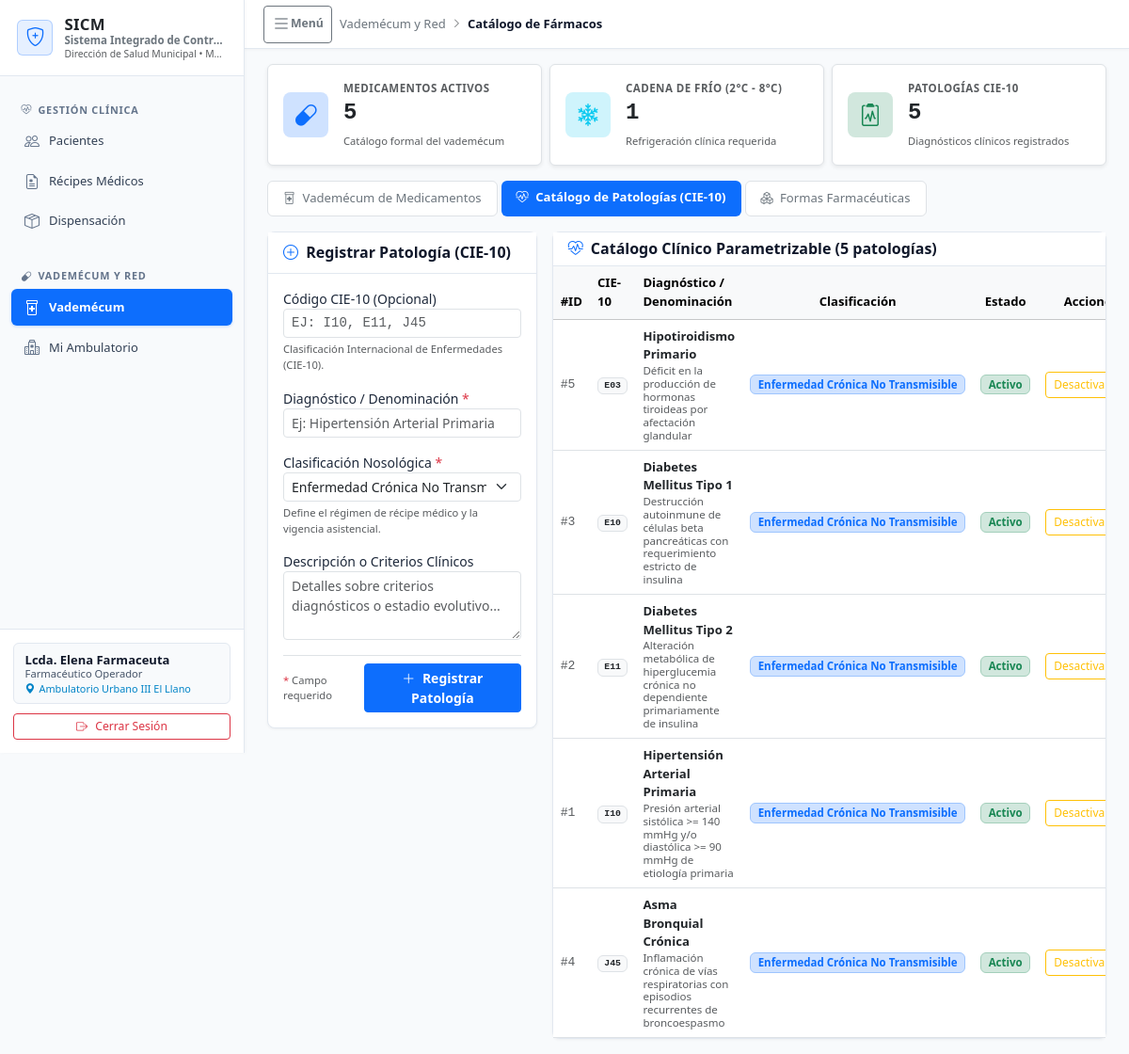
Page /index.php?tab=medicamentos&subtab=patologias (signed in) on the committed database.
### tables this page shows
CREATE TABLE IF NOT EXISTS configuracion_institucional (
    id INT PRIMARY KEY DEFAULT 1,
    nombre_sistema VARCHAR(120) NOT NULL DEFAULT 'Sistema Integrado de Control de Medicamentos',
    siglas_sistema VARCHAR(20) NOT NULL DEFAULT 'SICM',
    ente_rector VARCHAR(150) NOT NULL DEFAULT 'Red de Salud Municipal',
    municipio VARCHAR(100) NOT NULL DEFAULT 'Municipio Autónomo',
    logotipo_ruta VARCHAR(255) NULL,
    dias_alerta_fefo INT NOT NULL DEFAULT 60 COMMENT 'Días previos a caducidad para semáforo crítico/alerta',
    updated_at DATETIME NOT NULL DEFAULT CURRENT_TIMESTAMP ON UPDATE CURRENT_TIMESTAMP,
    CONSTRAINT chk_solo_una_fila CHECK (id = 1)
);

CREATE TABLE patologias (
    id INT AUTO_INCREMENT PRIMARY KEY,
    codigo_cie10 VARCHAR(10) NULL UNIQUE COMMENT 'Código internacional CIE-10 (ej: I10, E11)',
    nombre VARCHAR(120) NOT NULL UNIQUE COMMENT 'Ej: Hipertensión Arterial Primaria, Diabetes Mellitus Tipo 2',
    clasificacion_id INT NULL,
    cronica TINYINT(1) NOT NULL DEFAULT 1 COMMENT '1 = Enfermedad crónica no transmisible, 0 = Aguda',
    descripcion VARCHAR(255) NULL,
    activo TINYINT(1) NOT NULL DEFAULT 1,
    created_at DATETIME NOT NULL DEFAULT CURRENT_TIMESTAMP,
    CONSTRAINT fk_patologias_clasificacion FOREIGN KEY (clasificacion_id) REFERENCES clasificaciones_patologia(id) ON DELETE SET NULL
);

CREATE TABLE clasificaciones_patologia (
    id INT AUTO_INCREMENT PRIMARY KEY,
    codigo VARCHAR(30) NOT NULL UNIQUE COMMENT 'CRONICA, AGUDA, EPIDEMIOLOGICA',
    nombre VARCHAR(80) NOT NULL,
    descripcion VARCHAR(255) NULL,
    es_recurrente_mensual TINYINT(1) NOT NULL DEFAULT 1,
    activo TINYINT(1) NOT NULL DEFAULT 1,
    created_at DATETIME NOT NULL DEFAULT CURRENT_TIMESTAMP
);

### src/views/tabs/medicamentos/subtab_patologias.php (the view, shortened to what the rows shown need)
<div class="row g-3">
    <div class="col-xl-8 col-lg-7">
        <div class="card-sicm">
            <div class="table-responsive">
                <table class="table table-hover align-middle mb-0" style="font-size: 0.82rem;">
                    <thead class="table-light">
                        <tr>
                            <th style="width: 45px;">#ID</th>
                            <th style="width: 95px;">CIE-10</th>
                            <th>Diagnóstico / Denominación</th>
                            <th class="text-center" style="width: 110px;">Clasificación</th>
                            <th class="text-center" style="width: 90px;">Estado</th>
                            <th class="text-end" style="width: 110px;">Acciones</th>
                        </tr>
                    </thead>
                    <tbody>
                        <?php if (empty($patologias)): ?>
                            <tr>
                                <td colspan="6" class="text-center text-muted py-4">
                                    No hay patologías registradas en el catálogo clínico.
                                </td>
                            </tr>
                        <?php else: ?>
                            <?php foreach ($patologias as $pat): ?>
                                <tr
                                    class="<?= ((int) $pat['activo'] === 0) ? 'table-secondary opacity-75' : '' ?>">
                                    <td class="font-monospace text-muted">#<?= $pat['id'] ?></td>
                                    <td>
                                        <?php if (!empty($pat['codigo_cie10'])): ?>
                                            <span class="badge bg-light text-dark border font-monospace">
                                                <?= htmlspecialchars($pat['codigo_cie10']) ?>
                                            </span>
                                        <?php else: ?>
                                            <span class="text-muted small"><em>(Sin CIE)</em></span>
                                        <?php endif; ?>
                                    </td>
                                    <td>
                                        <div class="fw-bold text-dark"><?= htmlspecialchars($pat['nombre']) ?>
                                        </div>
                                        <?php if (!empty($pat['descripcion'])): ?>
                                            <div class="text-muted small"
                                                style="font-size: 0.72rem; line-height: 1.2;">
                                                <?= htmlspecialchars($pat['descripcion']) ?>
                                            </div>
                                        <?php endif; ?>
                                    </td>
                                    <td class="text-center">
                                        <?php if (!empty($pat['clasificacion_nombre'])): ?>
                                            <span class="badge <?= ((int) ($pat['es_recurrente_mensual'] ?? 0) === 1) ? 'bg-primary-subtle text-primary border border-primary-subtle' : 'bg-warning-subtle text-warning-emphasis border border-warning-subtle' ?>"
                                                style="font-size: 0.72rem;">
                                                <?= htmlspecialchars($pat['clasificacion_nombre']) ?>
                                            </span>
                                        <?php endif; ?>
                                    </td>
                                    <td class="text-center">
                                        <?php if ((int) $pat['activo'] === 1): ?>
                                            <span
                                                class="badge bg-success-subtle text-success border border-success-subtle"
                                                style="font-size: 0.72rem;">
                                                Activo
                                            </span>
                                        <?php endif; ?>
                                    </td>
                                    <td class="text-end">
                                        <form method="POST" action="procesar.php" class="d-inline"
                                            onsubmit="return confirm('¿Confirma que desea <?= ((int) $pat['activo'] === 1) ? 'desactivar' : 'reactivar' ?> la patología <?= htmlspecialchars(addslashes($pat['nombre'])) ?>?');">
                                            <button type="submit"
                                                class="btn btn-sm py-0.5 px-2 <?= ((int) $pat['activo'] === 1) ? 'btn-outline-warning' : 'btn-outline-success' ?>"
                                                style="font-size: 0.75rem;">
                                                <?= ((int) $pat['activo'] === 1) ? 'Desactivar' : 'Reactivar' ?>
                                            </button>
                                        </form>
                                    </td>
                                </tr>
                            <?php endforeach; ?>
                        <?php endif; ?>
                    </tbody>
                </table>
            </div>
        </div>
    </div>
</div>

### src/views/layout/sidebar.php (shortened to what the rows shown need)
<aside class="sicm-sidebar offcanvas-lg offcanvas-start" id="sidebarMenu" tabindex="-1"
            aria-labelledby="sidebarMenuLabel">
            <div class="sicm-sidebar-header d-flex align-items-center justify-content-between">
                <a href="index.php" class="sicm-sidebar-brand flex-grow-1" style="min-width: 0;">
                    <div class="d-flex flex-column text-truncate" style="min-width: 0;">
                        <span class="brand-title fw-bold text-dark text-truncate"
                            style="font-size: 1.05rem; line-height: 1.2; letter-spacing: 0.02em;">
                            <?= htmlspecialchars($configInst['siglas_sistema']) ?>
                        </span>
                        <span class="text-secondary fw-semibold text-truncate" style="font-size: 0.72rem; line-height: 1.25;"
                            title="<?= htmlspecialchars($configInst['nombre_sistema']) ?>">
                            <?= htmlspecialchars($configInst['nombre_sistema']) ?>
                        </span>
                        <span class="text-muted text-truncate" style="font-size: 0.65rem; line-height: 1.25;"
                            title="<?= htmlspecialchars($configInst['ente_rector']) ?> • <?= htmlspecialchars($configInst['municipio']) ?>">
                            <?= htmlspecialchars($configInst['ente_rector']) ?> &bull; <?= htmlspecialchars($configInst['municipio']) ?>
                        </span>
                    </div>
                </a>
            </div>
        </aside>

### rows in the picture
configuracion_institucional: siglas_sistema "SICM", nombre_sistema "Sistema Integrado de Contr…", ente_rector "Dirección de Salud Municipal", municipio "M…"
patologias: id "5", codigo_cie10 "E03", nombre "Hipotiroidismo Primario", descripcion "Déficit en la producción de hormonas tiroideas por afectación glandular", clasificacion.nombre "Enfermedad Crónica No Transmisible", activo "Activo"
patologias: id "3", codigo_cie10 "E10", nombre "Diabetes Mellitus Tipo 1", descripcion "Destrucción autoinmune de células beta pancreáticas con requerimiento estricto de insulina", clasificacion.nombre "Enfermedad Crónica No Transmisible", activo "Activo"
patologias: id "2", codigo_cie10 "E11", nombre "Diabetes Mellitus Tipo 2", descripcion "Alteración metabólica de hiperglucemia crónica no dependiente primariamente de insulina", clasificacion.nombre "Enfermedad Crónica No Transmisible", activo "Activo"
patologias: id "1", codigo_cie10 "I10", nombre "Hipertensión Arterial Primaria", descripcion "Presión arterial sistólica >= 140 mmHg y/o diastólica >= 90 mmHg de etiología primaria", clasificacion.nombre "Enfermedad Crónica No Transmisible", activo "Activo"
patologias: id "4", codigo_cie10 "J45", nombre "Asma Bronquial Crónica", descripcion "Inflamación crónica de vías respiratorias con episodios recurrentes de broncoespasmo", clasificacion.nombre "Enfermedad Crónica No Transmisible", activo "Activo"

### other values in the picture
$usuario['nombre'] "Lcda. Elena Farmaceuta"
$rolLabel "Farmacéutico Operador"
$seccionNombre "Vademécum y Red"
$moduloNombre "Catálogo de Fármacos"
$kpiMedicamentosActivos "5"
$kpiCadenaFrio "1"
$kpiPatologiasCie "5"
count($patologias) "5"
form field clasificacion_id "Enfermedad Crónica No Transmisible (Dotación Mensual)"
